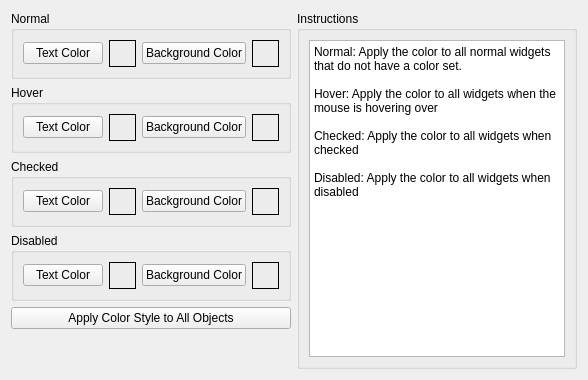
      <widget class="QWidget" name="tab_51">
       <attribute name="title">
        <string>All</string>
       </attribute>
       <layout class="QGridLayout" name="gridLayout_88">
        <item row="5" column="0">
         <spacer name="verticalSpacer_4">
          <property name="orientation">
           <enum>Qt::Vertical</enum>
          </property>
          <property name="sizeHint" stdset="0">
           <size>
            <width>20</width>
            <height>40</height>
           </size>
          </property>
         </spacer>
        </item>
        <item row="0" column="1" rowspan="6">
         <widget class="QGroupBox" name="groupBox">
          <property name="title">
           <string>Instructions</string>
          </property>
          <layout class="QVBoxLayout" name="verticalLayout_28">
           <item>
            <widget class="QPlainTextEdit" name="plainTextEdit_8">
             <property name="plainText">
              <string>Normal: Apply the color to all normal widgets that do not have a color set.

Hover: Apply the color to all widgets when the mouse is hovering over

Checked: Apply the color to all widgets when checked

Disabled: Apply the color to all widgets when disabled</string>
             </property>
            </widget>
           </item>
          </layout>
         </widget>
        </item>
        <item row="3" column="0">
         <widget class="QGroupBox" name="groupBox_32">
          <property name="title">
           <string>Disabled</string>
          </property>
          <layout class="QGridLayout" name="gridLayout_90">
           <item row="0" column="1">
            <widget class="QLabel" name="all_fg_color_disabled_lb">
             <property name="minimumSize">
              <size>
               <width>27</width>
               <height>27</height>
              </size>
             </property>
             <property name="maximumSize">
              <size>
               <width>27</width>
               <height>27</height>
              </size>
             </property>
             <property name="frameShape">
              <enum>QFrame::Box</enum>
             </property>
             <property name="text">
              <string/>
             </property>
             <property name="alignment">
              <set>Qt::AlignCenter</set>
             </property>
            </widget>
           </item>
           <item row="0" column="3">
            <widget class="QLabel" name="all_bg_color_disabled_lb">
             <property name="minimumSize">
              <size>
               <width>27</width>
               <height>27</height>
              </size>
             </property>
             <property name="maximumSize">
              <size>
               <width>27</width>
               <height>27</height>
              </size>
             </property>
             <property name="frameShape">
              <enum>QFrame::Box</enum>
             </property>
             <property name="text">
              <string/>
             </property>
             <property name="alignment">
              <set>Qt::AlignCenter</set>
             </property>
            </widget>
           </item>
           <item row="0" column="0">
            <widget class="QPushButton" name="all_fg_color_disabled">
             <property name="toolTip">
              <string/>
             </property>
             <property name="text">
              <string>Text Color</string>
             </property>
             <property name="checked">
              <bool>false</bool>
             </property>
             <property name="qss" stdset="0">
              <string>color</string>
             </property>
             <property name="label" stdset="0">
              <string>all_fg_color_disabled_lb</string>
             </property>
             <property name="var" stdset="0">
              <string>all_fg_color_sel_disabled</string>
             </property>
            </widget>
           </item>
           <item row="0" column="2">
            <widget class="QPushButton" name="all_bg_color_disabled">
             <property name="toolTip">
              <string/>
             </property>
             <property name="text">
              <string>Background Color</string>
             </property>
             <property name="qss" stdset="0">
              <string>background-color</string>
             </property>
             <property name="label" stdset="0">
              <string>all_bg_color_disabled_lb</string>
             </property>
             <property name="var" stdset="0">
              <string>all_bg_color_sel_disabled</string>
             </property>
            </widget>
           </item>
          </layout>
         </widget>
        </item>
        <item row="4" column="0">
         <widget class="QPushButton" name="all_apply_style">
          <property name="text">
           <string>Apply Color Style to All Objects</string>
          </property>
         </widget>
        </item>
        <item row="1" column="0">
         <widget class="QGroupBox" name="groupBox_44">
          <property name="title">
           <string>Hover</string>
          </property>
          <layout class="QGridLayout" name="gridLayout_91">
           <item row="0" column="1">
            <widget class="QLabel" name="all_fg_color_hover_lb">
             <property name="minimumSize">
              <size>
               <width>27</width>
               <height>27</height>
              </size>
             </property>
             <property name="maximumSize">
              <size>
               <width>27</width>
               <height>27</height>
              </size>
             </property>
             <property name="frameShape">
              <enum>QFrame::Box</enum>
             </property>
             <property name="text">
              <string/>
             </property>
             <property name="alignment">
              <set>Qt::AlignCenter</set>
             </property>
            </widget>
           </item>
           <item row="0" column="3">
            <widget class="QLabel" name="all_bg_color_hover_lb">
             <property name="minimumSize">
              <size>
               <width>27</width>
               <height>27</height>
              </size>
             </property>
             <property name="maximumSize">
              <size>
               <width>27</width>
               <height>27</height>
              </size>
             </property>
             <property name="frameShape">
              <enum>QFrame::Box</enum>
             </property>
             <property name="text">
              <string/>
             </property>
             <property name="alignment">
              <set>Qt::AlignCenter</set>
             </property>
            </widget>
           </item>
           <item row="0" column="0">
            <widget class="QPushButton" name="all_fg_color_hover">
             <property name="toolTip">
              <string/>
             </property>
             <property name="text">
              <string>Text Color</string>
             </property>
             <property name="checked">
              <bool>false</bool>
             </property>
             <property name="qss" stdset="0">
              <string>color</string>
             </property>
             <property name="label" stdset="0">
              <string>all_fg_color_hover_lb</string>
             </property>
             <property name="var" stdset="0">
              <string>all_fg_color_sel_hover</string>
             </property>
            </widget>
           </item>
           <item row="0" column="2">
            <widget class="QPushButton" name="all_bg_color_hover">
             <property name="toolTip">
              <string/>
             </property>
             <property name="text">
              <string>Background Color</string>
             </property>
             <property name="qss" stdset="0">
              <string>background-color</string>
             </property>
             <property name="label" stdset="0">
              <string>all_bg_color_hover_lb</string>
             </property>
             <property name="var" stdset="0">
              <string>all_bg_color_sel_hover</string>
             </property>
            </widget>
           </item>
          </layout>
         </widget>
        </item>
        <item row="0" column="0">
         <widget class="QGroupBox" name="groupBox_6">
          <property name="title">
           <string>Normal</string>
          </property>
          <layout class="QGridLayout" name="gridLayout_84">
           <item row="0" column="1">
            <widget class="QLabel" name="all_fg_color_lb">
             <property name="minimumSize">
              <size>
               <width>27</width>
               <height>27</height>
              </size>
             </property>
             <property name="maximumSize">
              <size>
               <width>27</width>
               <height>27</height>
              </size>
             </property>
             <property name="frameShape">
              <enum>QFrame::Box</enum>
             </property>
             <property name="text">
              <string/>
             </property>
             <property name="alignment">
              <set>Qt::AlignCenter</set>
             </property>
            </widget>
           </item>
           <item row="0" column="3">
            <widget class="QLabel" name="all_bg_color_lb">
             <property name="minimumSize">
              <size>
               <width>27</width>
               <height>27</height>
              </size>
             </property>
             <property name="maximumSize">
              <size>
               <width>27</width>
               <height>27</height>
              </size>
             </property>
             <property name="frameShape">
              <enum>QFrame::Box</enum>
             </property>
             <property name="text">
              <string/>
             </property>
             <property name="alignment">
              <set>Qt::AlignCenter</set>
             </property>
            </widget>
           </item>
           <item row="0" column="0">
            <widget class="QPushButton" name="all_fg_color_normal">
             <property name="toolTip">
              <string/>
             </property>
             <property name="text">
              <string>Text Color</string>
             </property>
             <property name="checked">
              <bool>false</bool>
             </property>
             <property name="qss" stdset="0">
              <string>color</string>
             </property>
             <property name="label" stdset="0">
              <string>all_fg_color_lb</string>
             </property>
             <property name="var" stdset="0">
              <string>all_fg_color_sel_normal</string>
             </property>
            </widget>
           </item>
           <item row="0" column="2">
            <widget class="QPushButton" name="all_bg_color_normal">
             <property name="toolTip">
              <string/>
             </property>
             <property name="text">
              <string>Background Color</string>
             </property>
             <property name="qss" stdset="0">
              <string>background-color</string>
             </property>
             <property name="label" stdset="0">
              <string>all_bg_color_lb</string>
             </property>
             <property name="var" stdset="0">
              <string>all_bg_color_sel_normal</string>
             </property>
            </widget>
           </item>
          </layout>
         </widget>
        </item>
        <item row="2" column="0">
         <widget class="QGroupBox" name="groupBox_46">
          <property name="title">
           <string>Checked</string>
          </property>
          <layout class="QGridLayout" name="gridLayout_92">
           <item row="0" column="1">
            <widget class="QLabel" name="all_fg_color_checked_lb">
             <property name="minimumSize">
              <size>
               <width>27</width>
               <height>27</height>
              </size>
             </property>
             <property name="maximumSize">
              <size>
               <width>27</width>
               <height>27</height>
              </size>
             </property>
             <property name="frameShape">
              <enum>QFrame::Box</enum>
             </property>
             <property name="text">
              <string/>
             </property>
             <property name="alignment">
              <set>Qt::AlignCenter</set>
             </property>
            </widget>
           </item>
           <item row="0" column="3">
            <widget class="QLabel" name="all_bg_color_checked_lb">
             <property name="minimumSize">
              <size>
               <width>27</width>
               <height>27</height>
              </size>
             </property>
             <property name="maximumSize">
              <size>
               <width>27</width>
               <height>27</height>
              </size>
             </property>
             <property name="frameShape">
              <enum>QFrame::Box</enum>
             </property>
             <property name="text">
              <string/>
             </property>
             <property name="alignment">
              <set>Qt::AlignCenter</set>
             </property>
            </widget>
           </item>
           <item row="0" column="0">
            <widget class="QPushButton" name="all_fg_color_checked">
             <property name="toolTip">
              <string/>
             </property>
             <property name="text">
              <string>Text Color</string>
             </property>
             <property name="checked">
              <bool>false</bool>
             </property>
             <property name="qss" stdset="0">
              <string>color</string>
             </property>
             <property name="label" stdset="0">
              <string>all_fg_color_checked_lb</string>
             </property>
             <property name="var" stdset="0">
              <string>all_fg_color_sel_checked</string>
             </property>
            </widget>
           </item>
           <item row="0" column="2">
            <widget class="QPushButton" name="all_bg_color_checked">
             <property name="toolTip">
              <string/>
             </property>
             <property name="text">
              <string>Background Color</string>
             </property>
             <property name="qss" stdset="0">
              <string>background-color</string>
             </property>
             <property name="label" stdset="0">
              <string>all_bg_color_checked_lb</string>
             </property>
             <property name="var" stdset="0">
              <string>all_bg_color_sel_checked</string>
             </property>
            </widget>
           </item>
          </layout>
         </widget>
        </item>
       </layout>
      </widget>
